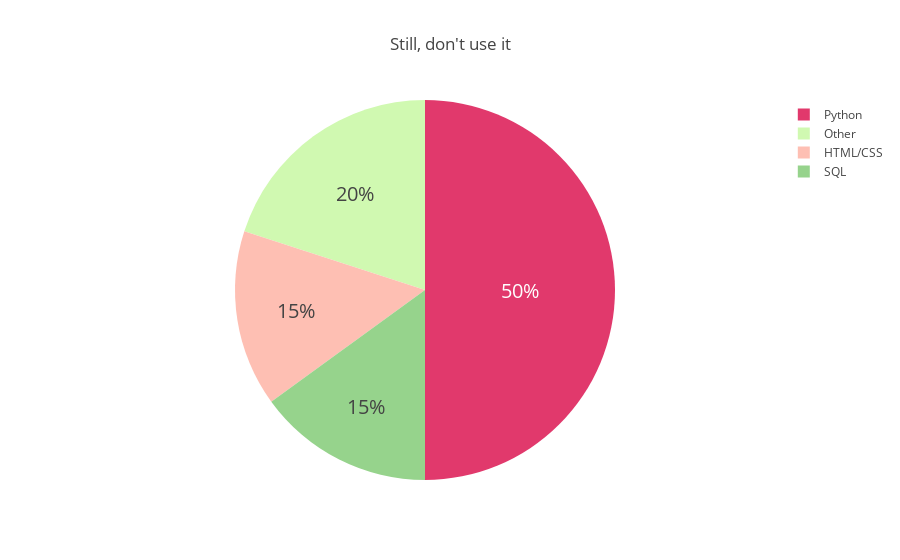

Write notebook code for a chart like this one.
### Markdown cell above
## Styled pie chart

### Code cell
labels = ['HTML/CSS','Python','SQL','Other']
values = [15,50,15,20]
colors = ['#FEBFB3', '#E1396C', '#96D38C', '#D0F9B1']

trace = go.Pie(labels=labels, values=values,hoverinfo='label+percent', textinfo='percent', 
               textfont=dict(size=20),marker=dict(colors=colors)
              )

data = [trace]
layout = dict(title="Still, don't use it")
figure = dict(data=data,layout=layout)
iplot(figure)

### Figure 1 — Plotly figure (JSON) as saved in the notebook; plotly's stock layout.template omitted (floating-point values rounded to 4 significant figures)
{"data": [{"hoverinfo": "label+percent", "labels": ["HTML/CSS", "Python", "SQL", "Other"], "marker": {"colors": ["#FEBFB3", "#E1396C", "#96D38C", "#D0F9B1"]}, "textfont": {"size": 20}, "textinfo": "percent", "type": "pie", "uid": "30d77c65-6f7d-4093-b4fb-4b499318c64c", "values": [15, 50, 15, 20]}], "layout": {"title": {"text": "Still, don't use it"}}}
